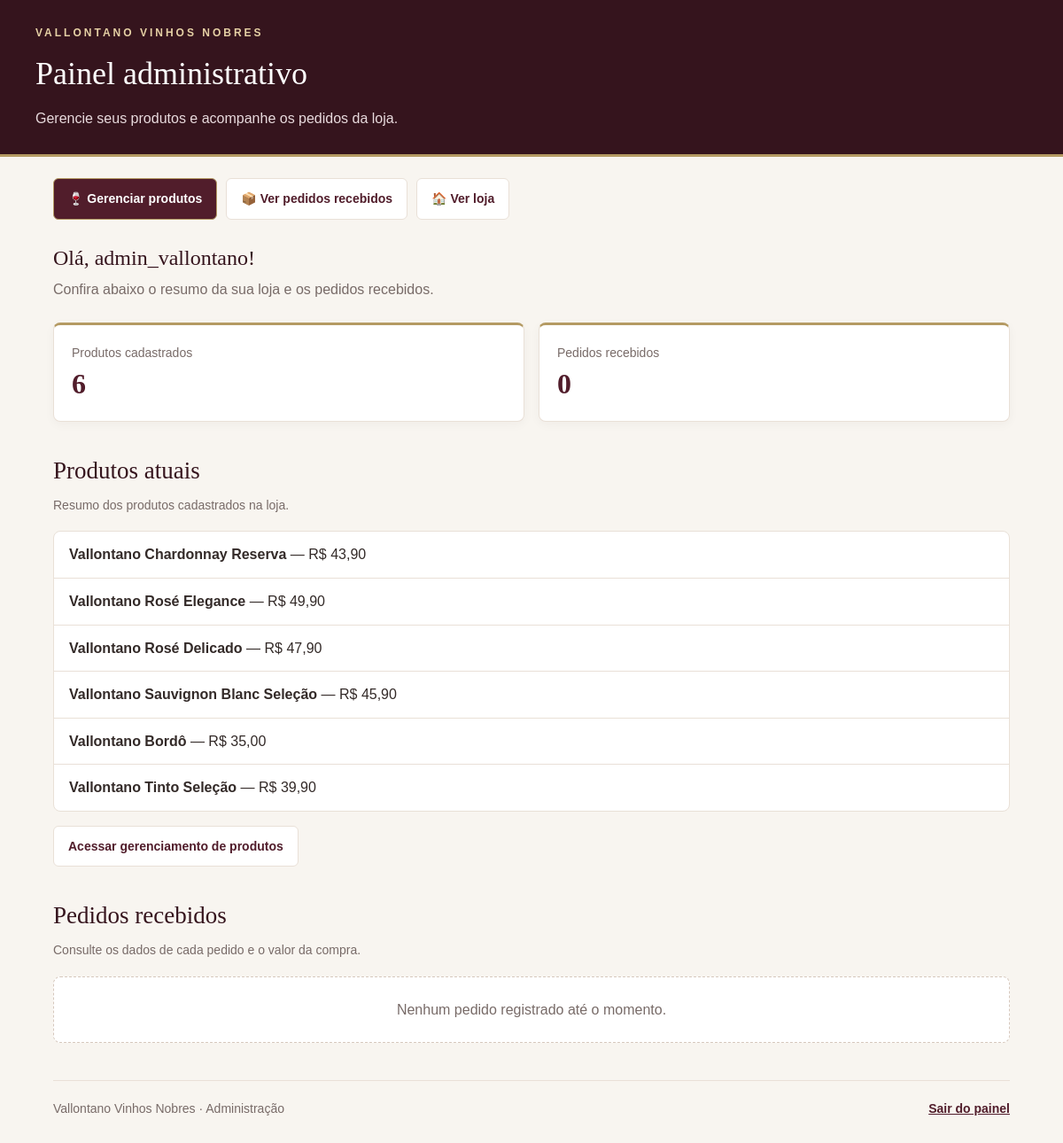
The page /Vallontano/Vallontano/Vallontano/admin/painel.php (signed in) on the database its author committed.
### tables this page shows
CREATE TABLE `produtos` (
  `id` int(11) NOT NULL,
  `nome` varchar(150) NOT NULL,
  `descricao` text DEFAULT NULL,
  `preco` decimal(10,2) NOT NULL DEFAULT 0.00,
  `imagem` varchar(255) DEFAULT NULL,
  `criado_em` timestamp NOT NULL DEFAULT current_timestamp(),
  `categoria` varchar(20) DEFAULT NULL
);

### Vallontano/Vallontano/Vallontano/admin/painel.php (the view, shortened to what this page needs)
<?php
require __DIR__ . "/../config.php";
$resultado = $conexao->query(
    "SELECT id, nome, preco FROM produtos ORDER BY id DESC"
);
$resultadoPedidos = $conexao->query(
    "SELECT id, nome, email, total, pagamento, status, criado_em
     FROM pedidos
     ORDER BY id DESC"
);
function h($valor) {
    return htmlspecialchars((string) $valor, ENT_QUOTES, "UTF-8");
}
?>
<!DOCTYPE html>
<html lang="pt-BR">
<head>
</head>
<body>
<header class="cabecalho">
    <div class="cabecalho-conteudo">
        <p class="marca">VALLONTANO VINHOS NOBRES</p>
        <h1>Painel administrativo</h1>
        <p class="subtitulo">
            Gerencie seus produtos e acompanhe os pedidos da loja.
        </p>
    </div>
</header>
<main class="conteudo">
    <nav class="navegacao" aria-label="Navegação administrativa">
        <a class="botao" href="produtos.php">
            🍷 Gerenciar produtos
        </a>
        <a class="botao botao-secundario" href="#pedidos">
            📦 Ver pedidos recebidos
        </a>
        <a class="botao botao-secundario" href="../index.php">
            🏠 Ver loja
        </a>
    </nav>
    <section class="boas-vindas">
        <h2>Olá, <?= h($_SESSION["admin_usuario"] ?? "Administrador") ?>!</h2>
        <p>Confira abaixo o resumo da sua loja e os pedidos recebidos.</p>
    </section>
    <section class="resumos" aria-label="Resumo da loja">
        <div class="resumo">
            <p>Produtos cadastrados</p>
            <strong><?= (int) $resultado->num_rows ?></strong>
        </div>
        <div class="resumo">
            <p>Pedidos recebidos</p>
            <strong><?= (int) $resultadoPedidos->num_rows ?></strong>
        </div>
    </section>
    <section class="secao" id="produtos">
        <h2 class="secao-titulo">Produtos atuais</h2>
        <p class="descricao-secao">
            Resumo dos produtos cadastrados na loja.
        </p>
        <?php if ($resultado->num_rows === 0): ?>
            <div class="vazio">Nenhum produto cadastrado.</div>
        <?php else: ?>
            <ul class="lista-produtos">
                <?php while ($produto = $resultado->fetch_assoc()): ?>
                    <li>
                        <strong><?= h($produto["nome"]) ?></strong>
                        <span> — R$ <?= number_format((float) $produto["preco"], 2, ",", ".") ?></span>
                    </li>
                <?php endwhile; ?>
            </ul>
        <?php endif; ?>
        <p>
            <a class="botao botao-secundario" href="produtos.php">
                Acessar gerenciamento de produtos
            </a>
        </p>
    </section>
    <section class="secao" id="pedidos">
        <h2 class="secao-titulo">Pedidos recebidos</h2>
        <p class="descricao-secao">
            Consulte os dados de cada pedido e o valor da compra.
        </p>
        <?php if ($resultadoPedidos->num_rows === 0): ?>
            <div class="vazio">
                Nenhum pedido registrado até o momento.
            </div>
        <?php endif; ?>
    </section>
    <footer class="rodape">
        <span>Vallontano Vinhos Nobres · Administração</span>
        <a href="sair.php">Sair do painel</a>
    </footer>
</main>
</body>
</html>

### Vallontano/Vallontano/Vallontano/admin/painel.php (style rules this page uses)
:root { --vinho: #511d2b; --vinho-escuro: #35141d; --dourado: #b49a63; --creme: #f8f5f0; --texto: #332a28; --suave: #786b68; --branco: #ffffff; --borda: #e9e0d7; --vermelho: #a52828; }
* { box-sizing: border-box; }
body { margin: 0; font-family: Arial, Helvetica, sans-serif; background: var(--creme); color: var(--texto); line-height: 1.6; }
a { color: inherit; }
.cabecalho { background: var(--vinho-escuro); color: var(--branco); border-bottom: 3px solid var(--dourado); padding: 28px 20px; }
.cabecalho-conteudo, .conteudo { width: min(1120px, 100%); margin: 0 auto; }
.marca { color: #e6d1a5; font-size: 12px; font-weight: bold; letter-spacing: 3px; margin: 0 0 8px; }
.cabecalho h1 { margin: 0; font-family: Georgia, "Times New Roman", serif; font-size: clamp(26px, 4vw, 36px); font-weight: normal; }
.subtitulo { color: #e8dadd; margin: 8px 0 0; }
.conteudo { padding: 24px 20px 48px; }
.navegacao { display: flex; flex-wrap: wrap; gap: 10px; margin-bottom: 24px; }
.botao { display: inline-flex; justify-content: center; align-items: center; gap: 7px; padding: 11px 16px; border: 1px solid var(--dourado); border-radius: 6px; background: var(--vinho); color: var(--branco); text-decoration: none; font-size: 14px; font-weight: bold; cursor: pointer; transition: background 0.2s; }
.botao-secundario { background: var(--branco); color: var(--vinho); border-color: var(--borda); }
.boas-vindas { margin-bottom: 22px; }
.boas-vindas h2, .secao-titulo { color: var(--vinho-escuro); font-family: Georgia, "Times New Roman", serif; font-weight: normal; }
.boas-vindas h2 { margin-bottom: 4px; }
.boas-vindas p { margin-top: 4px; color: var(--suave); }
.resumos { display: grid; grid-template-columns: repeat(2, minmax(0, 1fr)); gap: 16px; margin: 24px 0 34px; }
.resumo { background: var(--branco); border: 1px solid var(--borda); border-top: 3px solid var(--dourado); border-radius: 8px; padding: 20px; box-shadow: 0 3px 12px rgba(53, 20, 29, 0.04); }
.resumo p { color: var(--suave); margin: 0; font-size: 14px; }
.resumo strong { display: block; margin-top: 4px; color: var(--vinho); font-family: Georgia, "Times New Roman", serif; font-size: 32px; line-height: 1.3; }
.secao { margin-top: 34px; scroll-margin-top: 20px; }
.secao-titulo { font-size: 27px; margin: 0 0 6px; }
.descricao-secao { margin: 0 0 18px; color: var(--suave); font-size: 14px; }
.lista-produtos { padding: 0; margin: 0; list-style: none; background: var(--branco); border: 1px solid var(--borda); border-radius: 8px; overflow: hidden; }
.lista-produtos li { padding: 13px 17px; border-bottom: 1px solid var(--borda); }
.lista-produtos li:last-child { border-bottom: 0; }
.vazio { background: var(--branco); border: 1px dashed #d6c8bd; border-radius: 8px; padding: 24px; color: var(--suave); text-align: center; }
.rodape { margin-top: 42px; padding-top: 20px; border-top: 1px solid var(--borda); display: flex; flex-wrap: wrap; justify-content: space-between; gap: 14px; color: var(--suave); font-size: 14px; }
.rodape a { color: var(--vinho); font-weight: bold; }

### rows shown on the page
produtos: nome "Vallontano Chardonnay Reserva", preco "43,90"
produtos: nome "Vallontano Rosé Elegance", preco "49,90"
produtos: nome "Vallontano Rosé Delicado", preco "47,90"
produtos: nome "Vallontano Sauvignon Blanc Seleção", preco "45,90"
produtos: nome "Vallontano Bordô", preco "35,00"
produtos: nome "Vallontano Tinto Seleção", preco "39,90"

### other values the page prints
$_SESSION["admin_usuario"] "admin_vallontano"
$resultado->num_rows "6"
$resultadoPedidos->num_rows "0"
